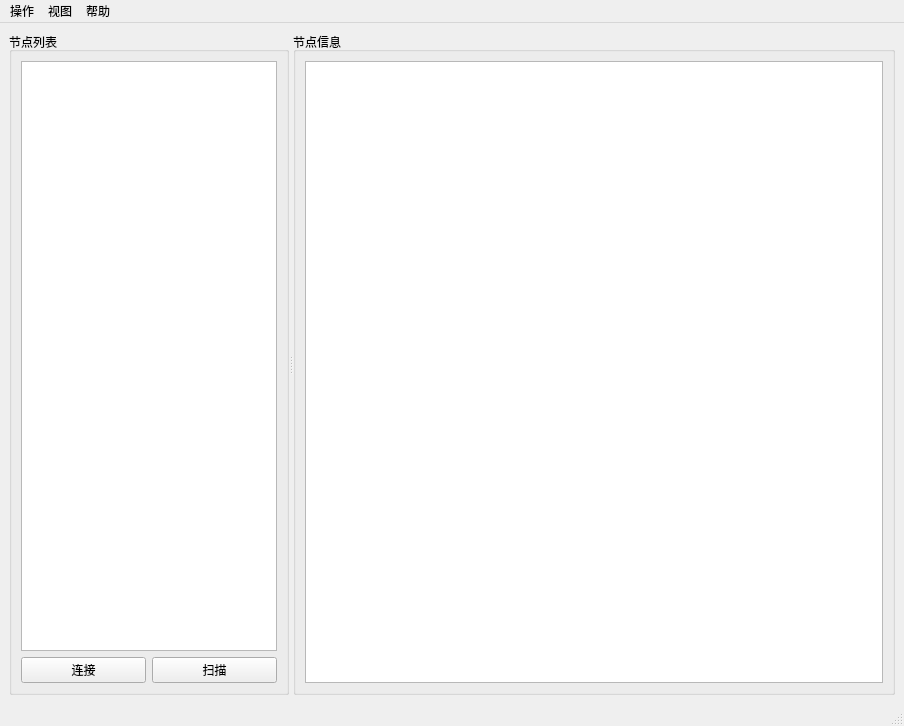
<?xml version="1.0" encoding="UTF-8"?>
<ui version="4.0">
 <class>MainWindow</class>
 <widget class="QMainWindow" name="MainWindow">
  <property name="geometry">
   <rect>
    <x>0</x>
    <y>0</y>
    <width>904</width>
    <height>726</height>
   </rect>
  </property>
  <property name="windowTitle">
   <string>MainWindow</string>
  </property>
  <widget class="QWidget" name="centralwidget">
   <layout class="QHBoxLayout" name="horizontalLayout_4">
    <item>
     <widget class="QSplitter" name="splitter">
      <property name="orientation">
       <enum>Qt::Horizontal</enum>
      </property>
      <widget class="QGroupBox" name="editorBox">
       <property name="sizePolicy">
        <sizepolicy hsizetype="Expanding" vsizetype="Expanding">
         <horstretch>0</horstretch>
         <verstretch>0</verstretch>
        </sizepolicy>
       </property>
       <property name="maximumSize">
        <size>
         <width>280</width>
         <height>16777215</height>
        </size>
       </property>
       <property name="title">
        <string>节点列表</string>
       </property>
       <layout class="QHBoxLayout" name="horizontalLayout_2">
        <item>
         <layout class="QVBoxLayout" name="verticalLayout_2">
          <item>
           <widget class="QTableView" name="listTableView">
            <property name="sizePolicy">
             <sizepolicy hsizetype="Expanding" vsizetype="Expanding">
              <horstretch>0</horstretch>
              <verstretch>0</verstretch>
             </sizepolicy>
            </property>
           </widget>
          </item>
          <item>
           <layout class="QHBoxLayout" name="horizontalLayout">
            <item>
             <widget class="QPushButton" name="button_open_serial">
              <property name="text">
               <string>连接</string>
              </property>
             </widget>
            </item>
            <item>
             <widget class="QPushButton" name="button_scan">
              <property name="text">
               <string>扫描</string>
              </property>
              <property name="checkable">
               <bool>true</bool>
              </property>
             </widget>
            </item>
           </layout>
          </item>
         </layout>
        </item>
       </layout>
      </widget>
      <widget class="QGroupBox" name="previewerBox">
       <property name="sizePolicy">
        <sizepolicy hsizetype="Expanding" vsizetype="Expanding">
         <horstretch>0</horstretch>
         <verstretch>0</verstretch>
        </sizepolicy>
       </property>
       <property name="title">
        <string>节点信息</string>
       </property>
       <layout class="QHBoxLayout" name="horizontalLayout_3">
        <item>
         <widget class="QColumnView" name="columnView"/>
        </item>
       </layout>
      </widget>
     </widget>
    </item>
   </layout>
  </widget>
  <widget class="QMenuBar" name="menubar">
   <property name="geometry">
    <rect>
     <x>0</x>
     <y>0</y>
     <width>904</width>
     <height>23</height>
    </rect>
   </property>
   <widget class="QMenu" name="menu">
    <property name="title">
     <string>操作</string>
    </property>
    <addaction name="menu_config_serial"/>
    <addaction name="action_scan_node"/>
    <addaction name="action_5"/>
    <addaction name="separator"/>
    <addaction name="action_7"/>
    <addaction name="action_8"/>
    <addaction name="menu_exit"/>
   </widget>
   <widget class="QMenu" name="menu_2">
    <property name="title">
     <string>视图</string>
    </property>
    <addaction name="action_3"/>
    <addaction name="action_10"/>
    <addaction name="action_11"/>
   </widget>
   <widget class="QMenu" name="menu_3">
    <property name="title">
     <string>帮助</string>
    </property>
    <addaction name="action"/>
    <addaction name="action_2"/>
   </widget>
   <addaction name="menu"/>
   <addaction name="menu_2"/>
   <addaction name="menu_3"/>
  </widget>
  <widget class="QStatusBar" name="statusbar"/>
  <action name="action">
   <property name="text">
    <string>调试</string>
   </property>
  </action>
  <action name="action_2">
   <property name="text">
    <string>关于</string>
   </property>
  </action>
  <action name="action_3">
   <property name="text">
    <string>查看全部</string>
   </property>
  </action>
  <action name="action_scan_node">
   <property name="text">
    <string>扫描节点</string>
   </property>
  </action>
  <action name="action_5">
   <property name="text">
    <string>增加节点</string>
   </property>
  </action>
  <action name="action_7">
   <property name="text">
    <string>保存配置</string>
   </property>
  </action>
  <action name="action_8">
   <property name="text">
    <string>配置另存为</string>
   </property>
  </action>
  <action name="menu_exit">
   <property name="text">
    <string>退出</string>
   </property>
  </action>
  <action name="action_10">
   <property name="text">
    <string>单独查看</string>
   </property>
  </action>
  <action name="action_11">
   <property name="text">
    <string>曲线视图</string>
   </property>
  </action>
  <action name="menu_config_serial">
   <property name="text">
    <string>配置串口</string>
   </property>
  </action>
 </widget>
 <resources/>
 <connections>
  <connection>
   <sender>menu_exit</sender>
   <signal>triggered()</signal>
   <receiver>MainWindow</receiver>
   <slot>close()</slot>
   <hints>
    <hint type="sourcelabel">
     <x>-1</x>
     <y>-1</y>
    </hint>
    <hint type="destinationlabel">
     <x>451</x>
     <y>362</y>
    </hint>
   </hints>
  </connection>
 </connections>
</ui>
